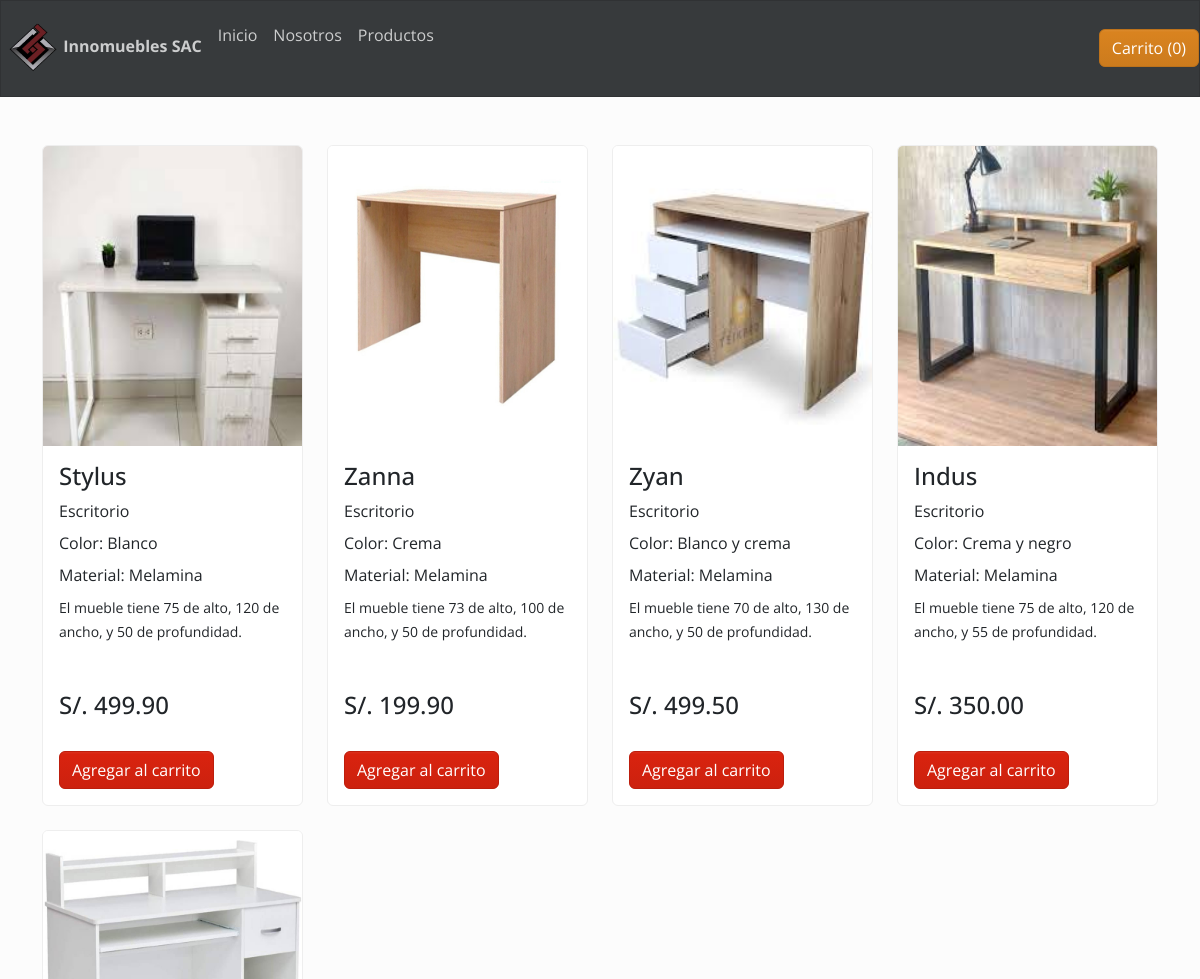
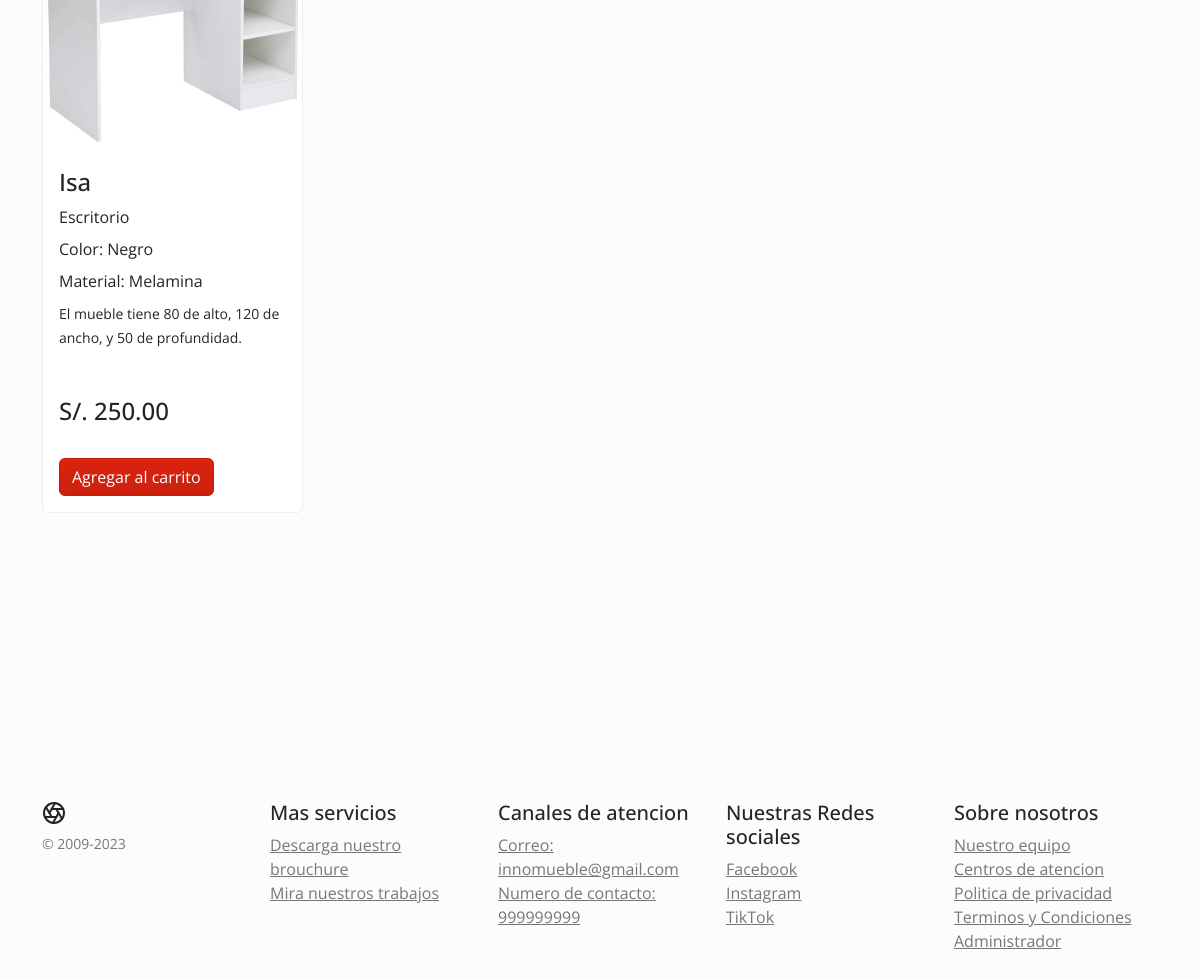
The page /Paginas/productos.php on the database its author committed (2 pictures, top to bottom).
### tables this page shows
CREATE TABLE `muebles` (
  `idprod` int(11) NOT NULL,
  `Nombre` varchar(255) NOT NULL,
  `Imagen` varchar(1000) NOT NULL,
  `TipoMueble` varchar(100) NOT NULL,
  `color` varchar(100) NOT NULL,
  `material` varchar(100) NOT NULL,
  `alto` float NOT NULL,
  `ancho` float NOT NULL,
  `profundidad` float NOT NULL,
  `Descripcion` varchar(500) NOT NULL,
  `Stock` int(11) NOT NULL,
  `PrecioBase` float NOT NULL
);

### Paginas/productos.php (the view, shortened to what this page needs)
<?php include ("../template/cabecera.php");
?>
 <div class="container">
    <br>
    <br>
    <div  class="row">
<?php
$sentenciaSQL= $conexion -> prepare("select * from muebles");
$sentenciaSQL -> execute();
$listaMuebles= $sentenciaSQL->fetchAll(PDO::FETCH_ASSOC);
?>
<?php foreach($listaMuebles as $mueble) { ?>
<div class="col-md-3">
    <div class="card">
        <img
        class="card-img-top" height="300" width="200" src="../Imagenes/<?php echo $mueble['Imagen']; ?>"  alt=""
        data-toggle="popover"
        data-trigger="hover"
        data-content="<?php echo $mueble['Descripcion']; ?>"
        >
        <div class="card-body">
            <h4 class="card-title"><?php echo $mueble['Nombre']; ?> </h4>
            <p class="card-title"><?php echo $mueble['TipoMueble']; ?> </p>
            <p class="card-title">Color: <?php echo $mueble['color']; ?> </p>
            <p class="card-title">Material: <?php echo $mueble['material']; ?> </p>
            <small font size=4 class="card-title" >El mueble tiene <?php echo $mueble['alto']; ?> de alto, <?php echo $mueble['ancho']; ?> de ancho, y <?php echo $mueble['profundidad']; ?> de profundidad. </small>
           <br>
           <br><br>
            <h4 class="card-title center">S/. <?php echo  number_format($mueble['PrecioBase'],2); ?> </h4>
<br>
            <form action="" method="post">
            <button class="btn btn-primary" name="btnAccion" value="Agregar" type="submit">Agregar al carrito</button>
            </form>
        </div>
    </div>
    <br>
</div>
<?php }?>
</div>
</div>
<?php include ("../template/pie.php"); ?>

### template/cabecera.php (shortened to what this page needs)
<!DOCTYPE html>
 <html>
 <head>
     <link rel="stylesheet" href="../CSS/bootstrap.min.css"/>
 </head>
 <body>
    <nav class="navbar navbar-expand-lg navbar-dark bg-dark justify-content-between">
        <ul class="nav navbar-nav">
        <li class="nav-item "><a class="nav-link" href="#">
            <img src="../Imagenes/Logo.png" alt="" width="50" height="50">
            <strong>Innomuebles SAC</strong>
            </a></li>
            <li class="nav-item ">
                <a class="nav-link" href="../Paginas/principal.php">Inicio</a>
            </li>
            <li class="nav-item">
                <a class="nav-link" href="../Paginas/nosotros.php">Nosotros</a>
            </li>
            <li class="nav-item">
                <a class="nav-link" href="../Paginas/productos.php">Productos</a>
            </li>
        </ul>
        <a class="btn btn-warning btn-sm-2 my-2 my-lg-2 boton" href="../Paginas/mostrarcarrito.php" role="button">
            Carrito (<?php
            echo (empty($_SESSION['CARRITO']))?0:count($_SESSION['CARRITO']);
            ?>)</a>
    </nav>

### template/pie.php (shortened to what this page needs)
   <br><br><br><br><br><br><br><br><br>
   <footer class="container py-5">
     <div class="row">
       <div class="col-12 col-md">
         <small class="d-block mb-3 text-muted">&copy; 2009-2023</small>
       </div>
       <div class="col-6 col-md">
         <h5>Mas servicios</h5>
         <ul class="list-unstyled text-small">
           <li><a class="text-muted" href="#">Descarga nuestro brouchure</a></li>
           <li><a class="text-muted" href="#">Mira nuestros trabajos</a></li>
         </ul>
       </div>
       <div class="col-6 col-md">
         <h5>Canales de atencion</h5>
         <ul class="list-unstyled text-small">
           <li><a class="text-muted" href="#">Correo: innomueble@gmail.com</a></li>
           <li><a class="text-muted" href="#">Numero de contacto: 999999999 </a></li>
         </ul>
       </div>
       <div class="col-6 col-md">
         <h5>Nuestras Redes sociales</h5>
         <ul class="list-unstyled text-small">
           <li><a class="text-muted" href="https://www.facebook.com/innomuebless">Facebook</a></li>
           <li><a class="text-muted" href="https://www.instagram.com/innomuebles_s.a.c/">Instagram</a></li>
           <li><a class="text-muted" href="https://www.tiktok.com/@innomueble.hd?_t=8e22rr4MwnF&_r=1">TikTok</a></li>
         </ul>
       </div>
       <div class="col-6 col-md">
         <h5>Sobre nosotros </h5>
         <ul class="list-unstyled text-small">
           <li><a class="text-muted" href="#">Nuestro equipo</a></li>
           <li><a class="text-muted" href="../Paginas/nosotros.php">Centros de atencion</a></li>
           <li><a class="text-muted" href="../Imagenes/polpriv.pdf" download>Politica de privacidad</a></li>
           <li><a class="text-muted" href="../Imagenes/TÉRMINOS Y CONDICIONES.pdf" download>Terminos y Condiciones</a></li>
           <li><a class="text-muted" href="../administrador/index.php">Administrador</a></li>
         </ul>
       </div>
     </div>
   </footer>
</body>
</html>

### rows shown on the page
muebles: Imagen (picture), Nombre "Stylus", TipoMueble "Escritorio", color "Blanco", material "Melamina", alto "75", ancho "120", profundidad "50", PrecioBase "499.90"
muebles: Imagen (picture), Nombre "Zanna", TipoMueble "Escritorio", color "Crema", material "Melamina", alto "73", ancho "100", profundidad "50", PrecioBase "199.90"
muebles: Imagen (picture), Nombre "Zyan", TipoMueble "Escritorio", color "Blanco y crema", material "Melamina", alto "70", ancho "130", profundidad "50", PrecioBase "499.50"
muebles: Imagen (picture), Nombre "Indus", TipoMueble "Escritorio", color "Crema y negro", material "Melamina", alto "75", ancho "120", profundidad "55", PrecioBase "350.00"
muebles: Imagen (picture), Nombre "Isa", TipoMueble "Escritorio", color "Negro", material "Melamina", alto "80", ancho "120", profundidad "50", PrecioBase "250.00"
